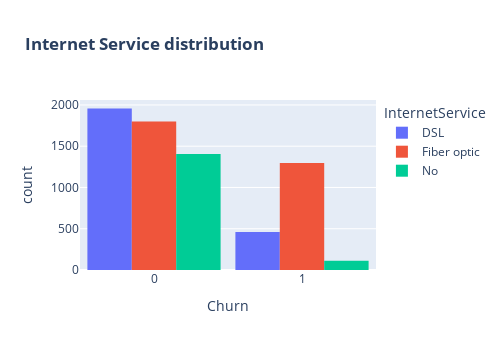

Write notebook code for a chart like this one.
### Markdown cell above
**4. Internet Service**

Among all service providers, it seems Fiber optic may cause higher churn rate.

### Code cell
fig = px.histogram(df2, x="Churn", color="InternetService", barmode="group", title="<b>Internet Service distribution</b>")
fig.update_layout(width=500, height=350, bargap=0.1)
fig.show();

### Figure 1 — Plotly figure (JSON) as saved in the notebook; plotly's stock layout.template omitted (floating-point values rounded to 4 significant figures; data arrays with more than 128 entries replaced by an {"elided": "..."} marker saying what was removed)
{"data": [{"alignmentgroup": "True", "bingroup": "x", "hovertemplate": "InternetService=DSL<br>Churn=%{x}<br>count=%{y}<extra></extra>", "legendgroup": "DSL", "marker": {"color": "#636efa", "pattern": {"shape": ""}}, "name": "DSL", "offsetgroup": "DSL", "orientation": "v", "showlegend": true, "type": "histogram", "x": {"elided": "2416 int values"}, "xaxis": "x", "yaxis": "y"}, {"alignmentgroup": "True", "bingroup": "x", "hovertemplate": "InternetService=Fiber optic<br>Churn=%{x}<br>count=%{y}<extra></extra>", "legendgroup": "Fiber optic", "marker": {"color": "#EF553B", "pattern": {"shape": ""}}, "name": "Fiber optic", "offsetgroup": "Fiber optic", "orientation": "v", "showlegend": true, "type": "histogram", "x": {"elided": "3096 int values"}, "xaxis": "x", "yaxis": "y"}, {"alignmentgroup": "True", "bingroup": "x", "hovertemplate": "InternetService=No<br>Churn=%{x}<br>count=%{y}<extra></extra>", "legendgroup": "No", "marker": {"color": "#00cc96", "pattern": {"shape": ""}}, "name": "No", "offsetgroup": "No", "orientation": "v", "showlegend": true, "type": "histogram", "x": {"elided": "1520 int values"}, "xaxis": "x", "yaxis": "y"}], "layout": {"bargap": 0.1, "barmode": "group", "height": 350, "legend": {"title": {"text": "InternetService"}, "tracegroupgap": 0}, "title": {"text": "<b>Internet Service distribution</b>"}, "width": 500, "xaxis": {"anchor": "y", "domain": [0, 1], "title": {"text": "Churn"}}, "yaxis": {"anchor": "x", "domain": [0, 1], "title": {"text": "count"}}}}
